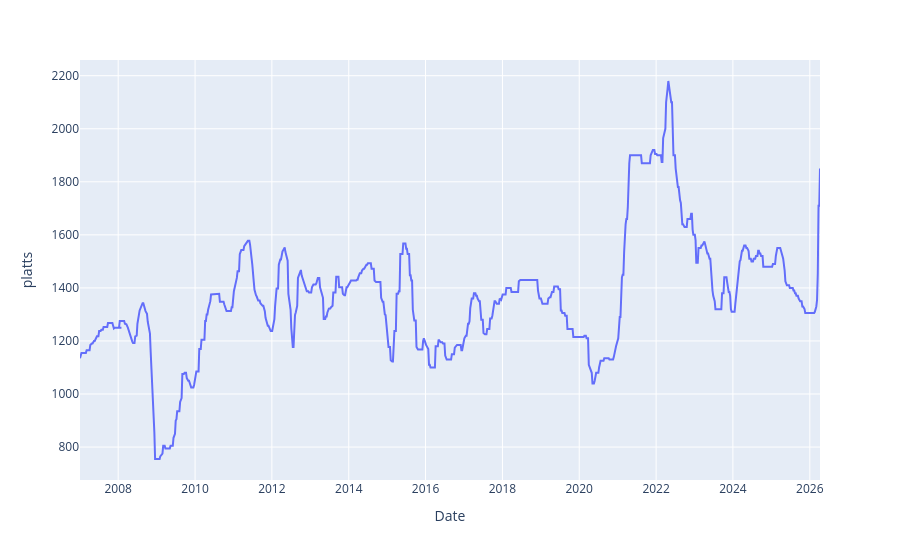

Notebook cell for this chart:
### Markdown cell above
El índice **S&P PLATTS** que tenemos aquí mide el precio del Polipropileno en euros por tonelada. Este polímero es derivado del petróleo y es utilizado para construir varias cosas, como en cajas de CD entre otras cosas. Su valor suele estar vinculado al precio del petróleo pero no es tan fluctuante.

Este índice es competitivo ya que es una forma más "segura" y tranquila de invertir en un mercado relacionado con el petróleo. Como se mencionó arriba, es menos fluctuante que el petróleo pero también lo involucra. Aparte, al ser medido solamente una vez a la semana (al menos con esta herramienta) no se abre a la volatilidad que puede suceder en medio de la semana en otros mercados, principalmente y más famosamente como el del petróleo.

### Code cell
fig = px.line(df, x="Date", y="platts")
fig.show()

### Figure 1 — Plotly figure (JSON) as saved in the notebook; plotly's stock layout.template omitted (floating-point values rounded to 4 significant figures; data arrays with more than 128 entries replaced by an {"elided": "..."} marker saying what was removed)
{"data": [{"hovertemplate": "Date=%{x}<br>platts=%{y}<extra></extra>", "legendgroup": "", "line": {"color": "#636efa", "dash": "solid"}, "marker": {"symbol": "circle"}, "mode": "lines", "name": "", "orientation": "v", "showlegend": false, "type": "scatter", "x": {"elided": "971 str values"}, "xaxis": "x", "y": {"elided": "971 float values"}, "yaxis": "y"}], "layout": {"legend": {"tracegroupgap": 0}, "margin": {"t": 60}, "xaxis": {"anchor": "y", "domain": [0, 1], "title": {"text": "Date"}}, "yaxis": {"anchor": "x", "domain": [0, 1], "title": {"text": "platts"}}}}
